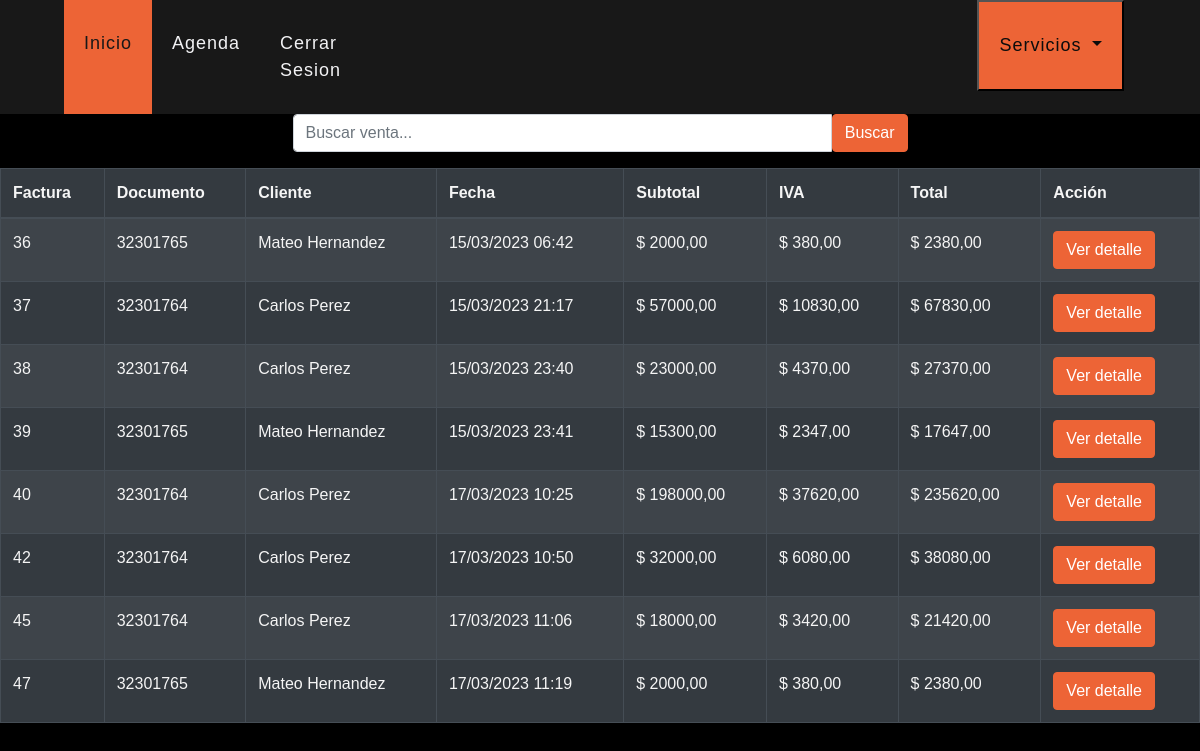
Screenshot of /ver/ventas (signed in) with the database file from the repository.
### veterinary/models.py (models this page shows, shortened)
class Sale(models.Model):
    cli = models.ForeignKey(Client, on_delete=models.CASCADE)
    date_joined = models.DateTimeField(default=datetime.now)
    subtotal = models.DecimalField(default=0.00, max_digits=9, decimal_places=2)
    iva = models.DecimalField(default=0.00, max_digits=9, decimal_places=2)
    total = models.DecimalField(default=0.00, max_digits=9, decimal_places=2)
    class Meta:
        verbose_name = 'Venta'
        verbose_name_plural = 'Ventas'
        ordering = ['id']

class Client(models.Model):
    veterinary = models.ForeignKey(Veterinary, on_delete=models.PROTECT, blank=True, null=True)
    name = models.CharField(max_length=50, blank=False, null=False, verbose_name='Cliente')
    last_name = models.CharField(max_length=50, blank=False, null=False)
    document = models.CharField(max_length=20, unique=False, blank=True, null=True)
    email = models.EmailField(max_length=254, unique=False, blank=True, null=True)
    phone = models.CharField(max_length=15, blank=True, null=True)
    global_id = models.UUIDField(default=uuid.uuid4, editable=False, unique=True)
    class Meta:
        unique_together = ('document', 'email', 'veterinary')

### veterinary/views.py (the view)
# urls.py: path('ver/ventas', views.list_sale, name='list_sale'),
@login_required(login_url="login")
def list_sale(request):
    query = request.GET.get('q')
    if query:
        sales = Sale.objects.filter(Q(id__icontains=query) | Q(cli__document__icontains=query)).select_related(
            'cli').prefetch_related('detsale_set')
    else:
        sales = Sale.objects.select_related('cli').prefetch_related('detsale_set')
    for sale in sales:
        print(f"Sale #{sale.id} - Client: {sale.cli.name}")
        for det in sale.detsale_set.all():
            det.subtotal = det.cant * (det.price * (1 + det.iva / 100))
            det.subtotal = det.subtotal.quantize(Decimal('0.01'))
    context = {'sales': sales}
    return render(request, 'veterinary/sale_list.html', context)

### templates/veterinary/sale_list.html (shortened to what this page needs)
{% extends 'layout/base2.html' %}
{% block style %}
{% load static %}
<link rel="stylesheet" href="{% static 'css/estilo.css' %}">
{% endblock %}
{% block header %}
{% include 'layout/partials/headerbase.html' %}
{% endblock %}
{% block content %}
<div class="table-responsive">
  <div class="row justify-content-center mb-3">
    <div class="col-md-6">
      <form method="GET">
        <div class="input-group">
          <input type="text" name="q" class="form-control" placeholder="Buscar venta...">
          <span class="input-group-btn">
            <button class="btn btn-primary" type="submit">Buscar</button>
          </span>
        </div>
      </form>
    </div>
  </div>
  <table class="table table-striped table-bordered table-dark">
    <thead>
      <tr>
        <th>Factura</th>
        <th>Documento</th>
        <th>Cliente</th>
        <th>Fecha</th>
        <th>Subtotal</th>
        <th>IVA</th>
        <th>Total</th>
        <th>Acción</th>
      </tr>
    </thead>
    <tbody>
      {% for sale in sales %}
        <tr>
          <td>{{ sale.id }}</td>
          <td>{{ sale.cli.document }}</td>
          <td>{{ sale.cli.name }} {{ sale.cli.last_name }}</td>
          <td>{{ sale.date_joined|date:"d/m/Y H:i" }}</td>
          <td>$ {{ sale.subtotal }}</td>
          <td>$ {{ sale.iva }}</td>
          <td>$ {{ sale.total }}</td>
          <td>
            <a href="#" class="btn btn-primary" data-toggle="modal" data-target="#sale-modal-{{ sale.id }}">Ver detalle</a>
          </td>
        </tr>
      {% empty %}
        <tr>
          <td colspan="8">No hay ventas registradas</td>
        </tr>
      {% endfor %}
    </tbody>
  </table>
</div>
{% endblock %}

### rows the page displays
Sale: id "36", cli.document "32301765", cli.name "Mateo", cli.last_name "Hernandez", date_joined "15/03/2023 06:42", subtotal "2000,00", iva "380,00", total "2380,00"
Sale: id "37", cli.document "32301764", cli.name "Carlos", cli.last_name "Perez", date_joined "15/03/2023 21:17", subtotal "57000,00", iva "10830,00", total "67830,00"
Sale: id "38", cli.document "32301764", cli.name "Carlos", cli.last_name "Perez", date_joined "15/03/2023 23:40", subtotal "23000,00", iva "4370,00", total "27370,00"
Sale: id "39", cli.document "32301765", cli.name "Mateo", cli.last_name "Hernandez", date_joined "15/03/2023 23:41", subtotal "15300,00", iva "2347,00", total "17647,00"
Sale: id "40", cli.document "32301764", cli.name "Carlos", cli.last_name "Perez", date_joined "17/03/2023 10:25", subtotal "198000,00", iva "37620,00", total "235620,00"
Sale: id "42", cli.document "32301764", cli.name "Carlos", cli.last_name "Perez", date_joined "17/03/2023 10:50", subtotal "32000,00", iva "6080,00", total "38080,00"
Sale: id "45", cli.document "32301764", cli.name "Carlos", cli.last_name "Perez", date_joined "17/03/2023 11:06", subtotal "18000,00", iva "3420,00", total "21420,00"
Sale: id "47", cli.document "32301765", cli.name "Mateo", cli.last_name "Hernandez", date_joined "17/03/2023 11:19", subtotal "2000,00", iva "380,00", total "2380,00"
